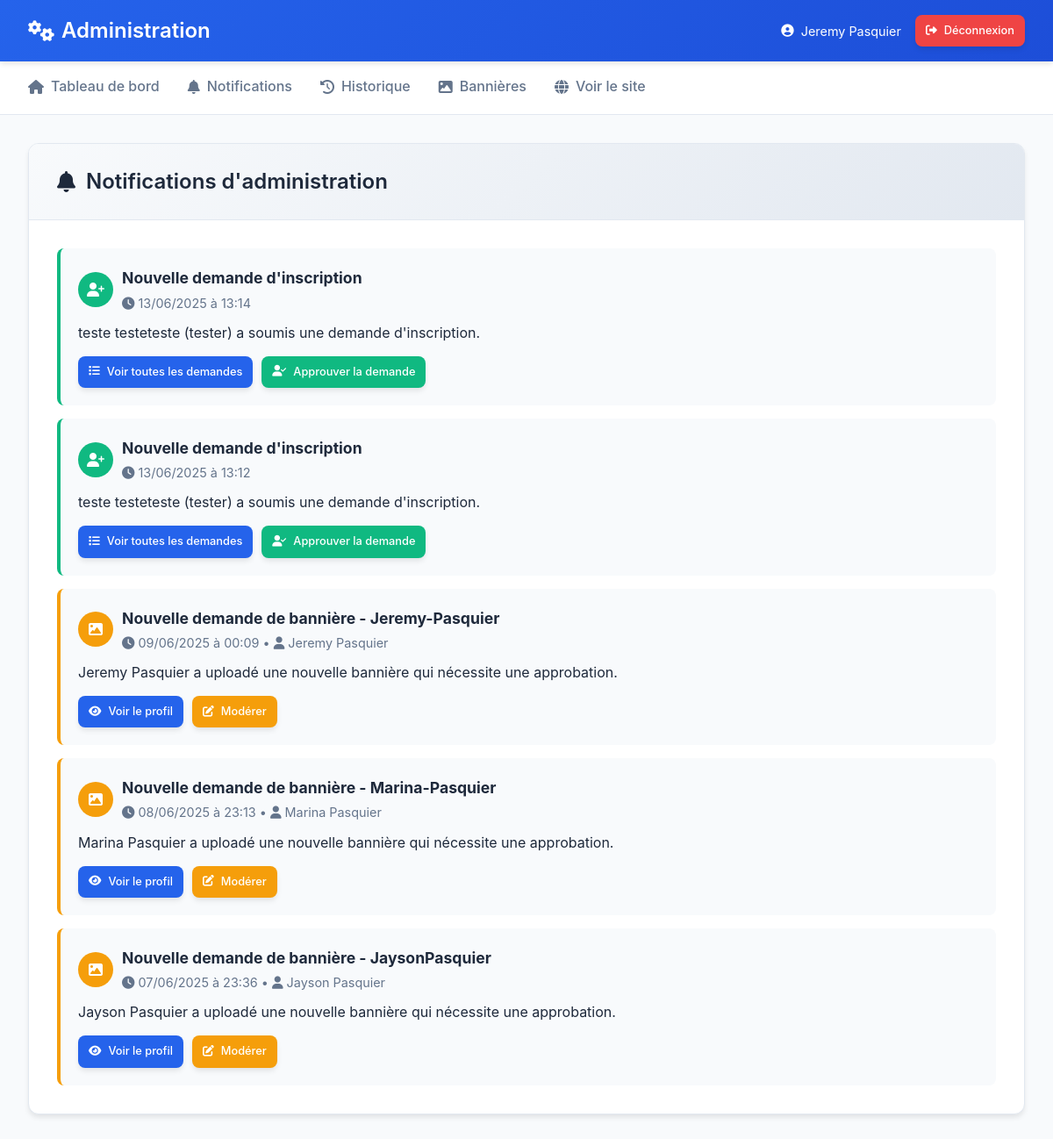
The page /custom-admin/notifications/ (signed in) on the database its author committed.
### admin_custom/models.py (models this page shows, shortened)
class AdminNotification(models.Model):
    NOTIFICATION_TYPES = [
        ('user_action', 'Action utilisateur'),
        ('system_alert', 'Alerte système'),
        ('banner_request', 'Demande de bannière'),
        ('user_registration', 'Inscription utilisateur'),
        ('profile_change', 'Modification de profil'),
        ('content_moderation', 'Modération de contenu'),
    ]
    type = models.CharField(max_length=50, choices=NOTIFICATION_TYPES)
    title = models.CharField(max_length=200)
    message = models.TextField()
    user = models.ForeignKey(User, on_delete=models.SET_NULL, null=True, blank=True)
    content_type = models.ForeignKey(ContentType, on_delete=models.CASCADE, null=True, blank=True)
    object_id = models.CharField(max_length=255, null=True, blank=True)
    content_object = GenericForeignKey('content_type', 'object_id')
    is_read = models.BooleanField(default=False)
    created_at = models.DateTimeField(auto_now_add=True)
    class Meta:
        ordering = ['-created_at']

### admin_custom/views.py (the view)
# urls.py: path('notifications/', views.admin_notifications, name='admin_notifications'),
@user_passes_test(is_admin)
def admin_notifications(request):
    notifications = AdminNotification.objects.all().order_by('-created_at')[:50]
    if request.GET.get('mark_read'):
        AdminNotification.objects.filter(is_read=False).update(is_read=True)
        messages.success(request, 'Toutes les notifications ont été marquées comme lues.')
        return redirect('admin_notifications')
    unread_count = AdminNotification.objects.filter(is_read=False).count()
    context = {
        'notifications': notifications,
        'unread_count': unread_count,
        'title': 'Notifications'
    }
    return render(request, 'admin_custom/notifications.html', context)

### admin_custom/views.py (called while the page is built)
def is_admin(user):
    return user.is_authenticated and (user.is_staff or user.is_superuser)

### core/context_processors.py (called while the page is built)
def club_info(request):
    try:
        info = ClubInfo.objects.first()
    except:
        info = None
    return {'global_club_info': info}

### templates/admin_custom/notifications.html (shortened to what this page needs)
{% extends 'admin_custom/base.html' %}
{% block content %}
<div class="admin-card">
    <div class="admin-card-header">
        <h2>
            <i class="fas fa-bell"></i>
            Notifications d'administration
        </h2>
    </div>
    <div class="admin-card-body">
        {% if notifications %}
            <div class="notifications-list">
                {% for notification in notifications %}
                    <div class="notification-item {% if not notification.is_read %}unread{% endif %}"
                         style="background: {% if notification.is_read %}var(--light-bg){% else %}#fff3cd{% endif %};
                                border-left: 4px solid {% if notification.type == 'banner_request' %}var(--warning-color){% elif notification.type == 'user_registration' %}var(--success-color){% elif notification.type == 'profile_change' %}var(--primary-color){% else %}var(--secondary-color){% endif %};
                                padding: 20px;
                                margin-bottom: 15px;
                                border-radius: 8px;">
                        <div style="display: flex; justify-content: between; align-items: flex-start; gap: 15px;">
                            <div style="flex-grow: 1;">
                                <div style="display: flex; align-items: center; gap: 10px; margin-bottom: 10px;">
                                    <div style="width: 40px; height: 40px; border-radius: 50%; display: flex; align-items: center; justify-content: center;
                                                background: {% if notification.type == 'banner_request' %}var(--warning-color){% elif notification.type == 'user_registration' %}var(--success-color){% elif notification.type == 'profile_change' %}var(--primary-color){% else %}var(--secondary-color){% endif %};
                                                color: white;">
                                        {% if notification.type == 'banner_request' %}
                                            <i class="fas fa-image"></i>
                                        {% elif notification.type == 'user_registration' %}
                                            <i class="fas fa-user-plus"></i>
                                        {% elif notification.type == 'profile_change' %}
                                            <i class="fas fa-user-edit"></i>
                                        {% else %}
                                            <i class="fas fa-bell"></i>
                                        {% endif %}
                                    </div>
                                    <div>
                                        <h4 style="margin: 0; font-size: 1.1rem; color: var(--text-primary);">
                                            {{ notification.title }}
                                        </h4>
                                        <div style="font-size: 0.9rem; color: var(--text-secondary); margin-top: 2px;">
                                            <i class="fas fa-clock"></i>
                                            {{ notification.created_at|date:"d/m/Y à H:i" }}
                                            {% if notification.user %}
                                                • <i class="fas fa-user"></i> {{ notification.user.get_full_name|default:notification.user.username }}
                                            {% endif %}
                                        </div>
                                    </div>
                                </div>
                                <p style="margin: 0 0 15px; color: var(--text-primary); line-height: 1.5;">
                                    {{ notification.message }}
                                </p>
                                {% if notification.type == 'banner_request' and notification.user %}
                                    <div style="display: flex; gap: 10px; margin-top: 15px;">
                                        <a href="{% url 'user_profile' notification.user.username %}"
                                           class="btn btn-primary btn-sm">
                                            <i class="fas fa-eye"></i>
                                            Voir le profil
                                        </a>
                                        {% if notification.content_object %}
                                            <a href="{% url 'admin_model_edit' app_name='accounts' model_name='UserProfile' pk=notification.content_object.pk %}"
                                               class="btn btn-warning btn-sm">
                                                <i class="fas fa-edit"></i>
                                                Modérer
                                            </a>
                                        {% endif %}
                                    </div>
                                {% elif notification.type == 'user_registration' and notification.content_object %}
                                    <div style="display: flex; gap: 10px; margin-top: 15px;">
                                        <a href="{% url 'admin_model_list' app_name='accounts' model_name='SignupRequest' %}"
                                           class="btn btn-primary btn-sm">
                                            <i class="fas fa-list"></i>
                                            Voir toutes les demandes
                                        </a>
                                        <a href="{% url 'admin_model_edit' app_name='accounts' model_name='SignupRequest' pk=notification.content_object.pk %}"
                                           class="btn btn-success btn-sm">
                                            <i class="fas fa-user-check"></i>
                                            Approuver la demande
                                        </a>
                                    </div>
                                {% endif %}
                            </div>
                        </div>
                    </div>
                {% endfor %}
            </div>
        {% else %}
            <div style="text-align: center; padding: 3rem; color: var(--text-secondary);">
                <i class="fas fa-bell-slash" style="font-size: 3rem; margin-bottom: 1rem; opacity: 0.5;"></i>
                <h3>Aucune notification</h3>
                <p>Toutes les notifications d'administration apparaîtront ici.</p>
            </div>
        {% endif %}
    </div>
</div>
{% endblock %}

### templates/admin_custom/base.html (shortened to what this page needs)
<!DOCTYPE html>
<html lang="fr">
<head>
    <link href="https://cdnjs.cloudflare.com/ajax/libs/font-awesome/6.4.0/css/all.min.css" rel="stylesheet">
</head>
<body>
    <header class="admin-header">
        <div class="header-container">
            <h1 class="header-title">
                <i class="fas fa-cogs"></i>
                Administration
            </h1>
            <div class="header-user">
                <div class="user-info">
                    <i class="fas fa-user-circle"></i>
                    <span>{{ user.get_full_name|default:user.username }}</span>
                </div>
                <a href="{% url 'logout' %}" class="btn btn-danger btn-sm">
                    <i class="fas fa-sign-out-alt"></i>
                    Déconnexion
                </a>
            </div>
        </div>
    </header>
    <nav class="admin-nav">
        <div class="nav-container">
            <a href="{% url 'admin_dashboard' %}" class="nav-link">
                <i class="fas fa-home"></i>
                Tableau de bord
            </a>
            <a href="{% url 'admin_notifications' %}" class="nav-link">
                <i class="fas fa-bell"></i>
                Notifications
            </a>
            <a href="{% url 'change_history' %}" class="nav-link">
                <i class="fas fa-history"></i>
                Historique
            </a>
            <a href="{% url 'banner_requests' %}" class="nav-link">
                <i class="fas fa-image"></i>
                Bannières
            </a>
            <a href="/" class="nav-link" target="_blank">
                <i class="fas fa-globe"></i>
                Voir le site
            </a>
        </div>
    </nav>
    <div class="admin-container">
        {% block content %}{% endblock %}
    </div>
</body>
</html>

### templates/admin_custom/base.html (style rules this page uses)
:root { --primary-color: #2563eb; --primary-dark: #1d4ed8; --secondary-color: #64748b; --success-color: #10b981; --warning-color: #f59e0b; --danger-color: #ef4444; --dark-bg: #0f172a; --dark-card: #1e293b; --light-bg: #f8fafc; --border-color: #e2e8f0; --text-primary: #1e293b; --text-secondary: #64748b; --shadow: 0 4px 6px -1px rgba(0, 0, 0, 0.1); --shadow-lg: 0 10px 15px -3px rgba(0, 0, 0, 0.1); }
* { margin: 0; padding: 0; box-sizing: border-box; }
body { font-family: -apple-system, BlinkMacSystemFont, 'Segoe UI', Roboto, 'Helvetica Neue', Arial, sans-serif; background: var(--light-bg); color: var(--text-primary); line-height: 1.6; }
.admin-header { background: linear-gradient(135deg, var(--primary-color), var(--primary-dark)); color: white; padding: 1rem 0; box-shadow: var(--shadow); position: sticky; top: 0; z-index: 100; }
.header-container { max-width: 1400px; margin: 0 auto; padding: 0 2rem; display: flex; justify-content: space-between; align-items: center; }
.header-title { font-size: 1.5rem; font-weight: 600; display: flex; align-items: center; gap: 0.5rem; }
.header-user { display: flex; align-items: center; gap: 1rem; }
.user-info { display: flex; align-items: center; gap: 0.5rem; font-size: 0.9rem; }
.admin-nav { background: white; border-bottom: 1px solid var(--border-color); padding: 0; }
.nav-container { max-width: 1400px; margin: 0 auto; padding: 0 2rem; display: flex; gap: 2rem; }
.nav-link { color: var(--text-secondary); text-decoration: none; padding: 1rem 0; display: flex; align-items: center; gap: 0.5rem; font-weight: 500; border-bottom: 2px solid transparent; transition: all 0.2s ease; }
.admin-container { max-width: 1400px; margin: 2rem auto; padding: 0 2rem; min-height: calc(100vh - 200px); }
.admin-card { background: white; border-radius: 12px; box-shadow: var(--shadow); margin-bottom: 2rem; overflow: hidden; border: 1px solid var(--border-color); }
.admin-card-header { padding: 1.5rem 2rem; border-bottom: 1px solid var(--border-color); display: flex; justify-content: space-between; align-items: center; background: linear-gradient(135deg, #f8fafc, #e2e8f0); }
.admin-card-header h1, .admin-card-header h2 { font-size: 1.5rem; font-weight: 600; color: var(--text-primary); display: flex; align-items: center; gap: 0.75rem; }
.admin-card-body { padding: 2rem; }
.btn { display: inline-flex; align-items: center; gap: 0.5rem; padding: 0.75rem 1.5rem; border: none; border-radius: 8px; font-weight: 500; text-decoration: none; cursor: pointer; transition: all 0.2s ease; font-size: 0.9rem; box-shadow: var(--shadow); }
.btn-primary { background: var(--primary-color); color: white; }
.btn-success { background: var(--success-color); color: white; }
.btn-warning { background: var(--warning-color); color: white; }
.btn-danger { background: var(--danger-color); color: white; }
.btn-sm { padding: 0.5rem 0.75rem; font-size: 0.8rem; }

### templates/admin_custom/notifications.html (style rules this page uses)
.notifications-list { max-height: 70vh; overflow-y: auto; }

### rows shown on the page
AdminNotification: title "Nouvelle demande d'inscription", created_at "13/06/2025 à 13:14", message "teste testeteste (tester) a soumis une demande d'inscription.", object_id "Voir toutes les demandes"
AdminNotification: title "Nouvelle demande d'inscription", created_at "13/06/2025 à 13:12", message "teste testeteste (tester) a soumis une demande d'inscription.", object_id "Voir toutes les demandes"
AdminNotification: type "banner_request" (drawn), title "Nouvelle demande de bannière - Jeremy-Pasquier", created_at "09/06/2025 à 00:09", user.get_full_name "Jeremy Pasquier", message "Jeremy Pasquier a uploadé une nouvelle bannière qui nécessite une approbation."
AdminNotification: type "banner_request" (drawn), title "Nouvelle demande de bannière - Marina-Pasquier", created_at "08/06/2025 à 23:13", user.get_full_name "Marina Pasquier", message "Marina Pasquier a uploadé une nouvelle bannière qui nécessite une approbation."
AdminNotification: type "banner_request" (drawn), title "Nouvelle demande de bannière - JaysonPasquier", created_at "07/06/2025 à 23:36", user.get_full_name "Jayson Pasquier", message "Jayson Pasquier a uploadé une nouvelle bannière qui nécessite une approbation."

### other values the page prints
{{ user.get_full_name|default:user.username }} "Jeremy Pasquier"
